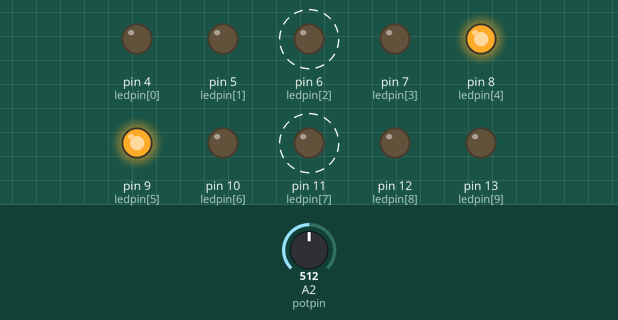
The sketch below on a simulated Arduino Uno, built with avr-gcc and run on an emulated ATmega328P. On the bench: output pins drawn as LEDs (lit = HIGH). Dashed ring = blinking. The test bench sets the inputs (shaded band); at power-on: A2 (potpin) = 512.

Above: at 2.0 s.
2.1 s: A2 (potpin) set to 0
At 2.51 s:
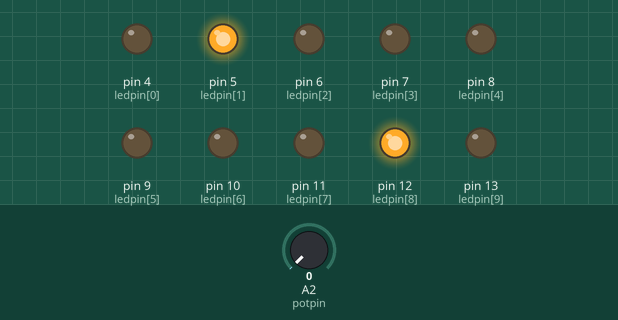
4.1 s: A2 (potpin) set to 2
5.9 s: A2 (potpin) set to 5
At 6.6 s:
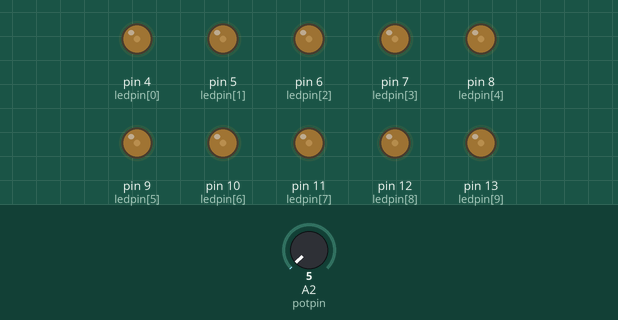
9.4 s: A2 (potpin) set to 122
At 9.89 s:
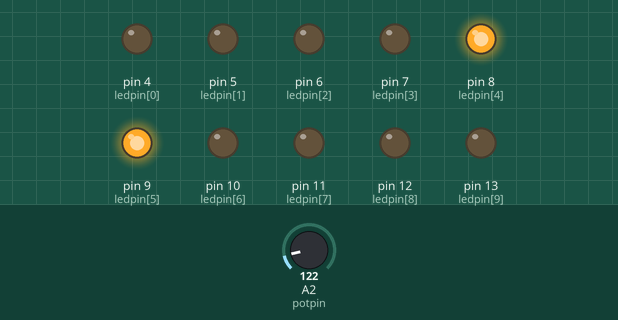
Timing chart, 0 to 13.9 s (numbered marks = the images above; inputs shaded):
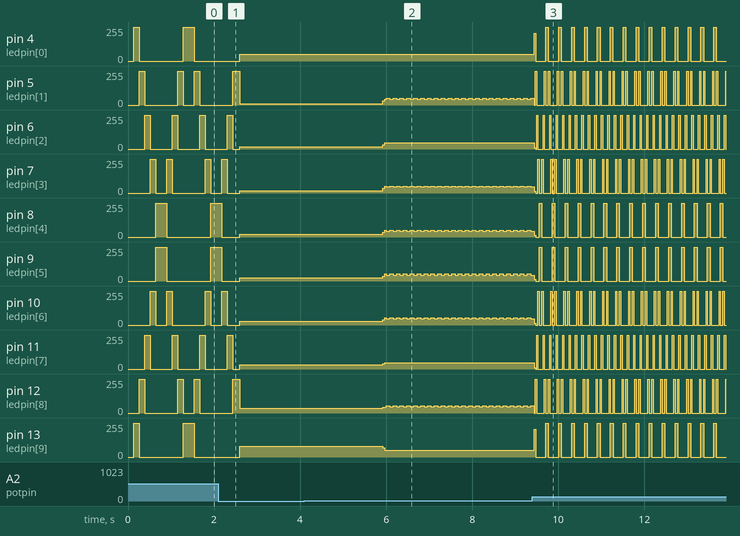

Measured:
- the behaviour switches between 3 and 4 on A2 (potpin) (found by bisection; images 1 and 2)
- after the input at 4.1 s, every drawn part: stays the same
- after the input at 5.9 s, pin 5 (ledpin[1]): 11/255 → 31/255 at once, then moves between 31/255 and 52/255, repeating every 0.16 s; pin 6 (ledpin[2]): 16/255 → 47/255 at once
- after the input at 9.4 s, pin 4 (ledpin[0]): 51/255 → 210/255 at once, then repeats every 0.29 s: 0/255 0.23 s, 255/255 0.06 s; pin 6 (ledpin[2]): 47/255 → 11/255 at once, then moves between 0/255 and 255/255, repeating every 2.0 s
- by itself, pin 6 (ledpin[2]), pin 11 (ledpin[7]): alternates 255/255 for 0.13 s and 0/255 for 0.51 s

The sketch:

Sequencia_Leds_encontro.ino
```cpp
byte ledpin[] = {4,5,6,7,8,9,10,11,12,13};
int direcao = 1;
byte ledatual = 0;
int leddelay;
byte potpin = 2;;

void setup() {
  for(int x=0;x<10;x++){
    pinMode(ledpin[x], OUTPUT);
  }
}

void loop() {
    efectLed();
}

void efectLed(){
  /*Utilizando uma segunda variável alem daquela que itera dentro do for,
   pode-se ligar ao mesmo tempo os leds das pontas, e por meio do incremento
   de uma e decremento da outra obtêm-se o efeito de colisão*/

  int fim = 9;
  leddelay = analogRead(potpin)/4;
  for(int x=0; x<10; x++){
    delay(leddelay);
    for(int x=0; x<10; x++){
    digitalWrite(ledpin[x], LOW);
    }
    digitalWrite(ledpin[x], HIGH);
    digitalWrite(ledpin[fim], HIGH);
    fim -= 1;
  }
}
```
